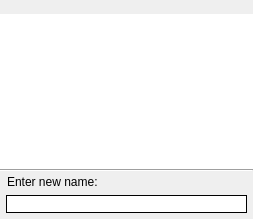
<?xml version="1.0" encoding="UTF-8"?>
<ui version="4.0">
 <class>Form</class>
 <widget class="QWidget" name="Form">
  <property name="geometry">
   <rect>
    <x>0</x>
    <y>0</y>
    <width>253</width>
    <height>219</height>
   </rect>
  </property>
  <property name="windowTitle">
   <string>Form</string>
  </property>
  <property name="autoFillBackground">
   <bool>false</bool>
  </property>
  <property name="styleSheet">
   <string notr="true">QWidget.QPlainTextEdit, QWidget.QTextEdit
{
	border: none;
}

QWidget.QLineEdit
{
	border: 1px solid black;
	margin: 6px;
}

QWidget.QLabel#renameLabel
{
	padding-top: 3px;
	padding-left: 4px;
}

QWidget.QScrollBar
{
	width: 18px;
	color: black;
	background-color: lightgray
}

</string>
  </property>
  <layout class="QGridLayout" name="gridLayout">
   <property name="sizeConstraint">
    <enum>QLayout::SetMaximumSize</enum>
   </property>
   <property name="leftMargin">
    <number>0</number>
   </property>
   <property name="topMargin">
    <number>0</number>
   </property>
   <property name="rightMargin">
    <number>0</number>
   </property>
   <property name="bottomMargin">
    <number>0</number>
   </property>
   <property name="spacing">
    <number>0</number>
   </property>
   <item row="1" column="0">
    <widget class="QPlainTextEdit" name="textEdit">
     <property name="plainText">
      <string/>
     </property>
    </widget>
   </item>
   <item row="4" column="0">
    <widget class="QLineEdit" name="renameText">
     <property name="sizePolicy">
      <sizepolicy hsizetype="Expanding" vsizetype="Fixed">
       <horstretch>0</horstretch>
       <verstretch>0</verstretch>
      </sizepolicy>
     </property>
     <property name="acceptDrops">
      <bool>false</bool>
     </property>
     <property name="frame">
      <bool>true</bool>
     </property>
    </widget>
   </item>
   <item row="3" column="0">
    <widget class="QLabel" name="renameLabel">
     <property name="sizePolicy">
      <sizepolicy hsizetype="Preferred" vsizetype="Fixed">
       <horstretch>0</horstretch>
       <verstretch>0</verstretch>
      </sizepolicy>
     </property>
     <property name="text">
      <string>Enter new name:</string>
     </property>
    </widget>
   </item>
   <item row="0" column="0">
    <widget class="QLabel" name="imageLabel">
     <property name="text">
      <string/>
     </property>
    </widget>
   </item>
   <item row="2" column="0">
    <widget class="Line" name="line">
     <property name="orientation">
      <enum>Qt::Horizontal</enum>
     </property>
    </widget>
   </item>
  </layout>
 </widget>
 <resources/>
 <connections/>
</ui>
